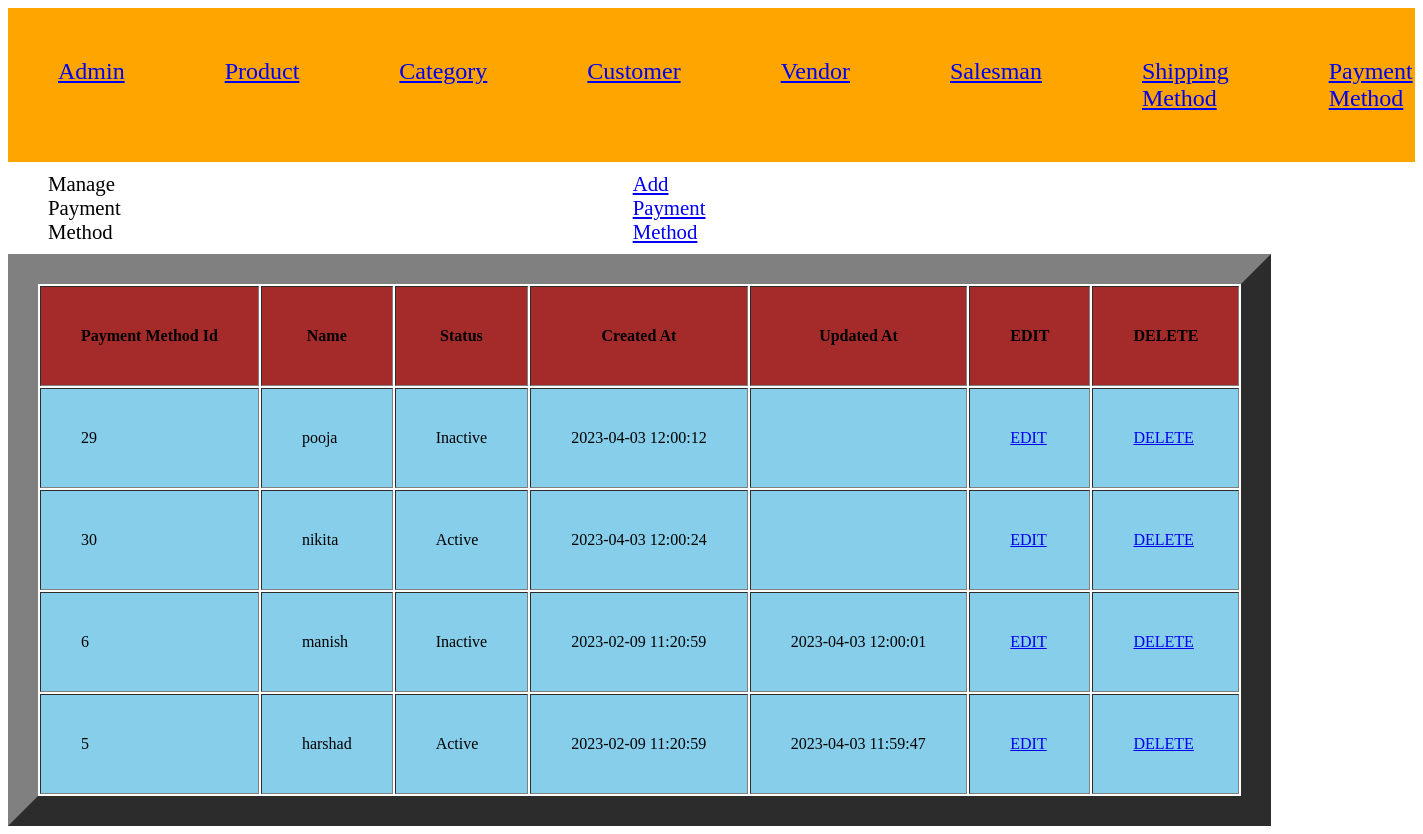
/project-harshad-parmar-04/index.php?c=payment&a=grid, run on the app's committed database.
### tables this page shows
CREATE TABLE `payment_method` (
  `payment_method_id` int(11) NOT NULL,
  `name` varchar(255) NOT NULL,
  `status` enum('1','2') NOT NULL,
  `created_at` datetime DEFAULT NULL,
  `updated_at` datetime DEFAULT NULL
);

### project-harshad-parmar-04/Model/Core/View.php (called while the page is built, shortened)
<?php
class Model_Core_View
{
	protected $data = [];
	protected $template = null;
	public function __get($key)
	{
		return $this->data[$key];
	}
	public function setData($data)
	{
		$this->data = $data;
		return $this;
	}
	public function setTemplate($template)
	{
		$this->template = $template;
		return $this;
	}
	public function getTemplate()
	{
		return $this->template;
	}
	public function render()
	{
		require 'View' . DS . $this->getTemplate();
	}
	public function getUrl($action = null, $controller = null, $params = [], $resetParam = false)
	{
		return Ccc::getModel('Core_Url')->getUrl($action, $controller, $params, $resetParam);
	}
}
?>

### project-harshad-parmar-04/Controller/Core/Action.php (called while the page is built, shortened)
<?php
class Controller_Core_Action
{
	protected $view = null;
	public function setView($view)
	{
		$this->view = $view;
		return $this;
	}
	public function getView()
	{
		if ($this->view) {
			return $this->view;
		}
		$view = Ccc::getModel('Core_View');
		return $view;
	}
	public function render()
	{
		return $this->getView()->render();
	}
}
?>

### project-harshad-parmar-04/Controller/Payment.php (called while the page is built, shortened)
<?php
class Controller_Payment extends Controller_Core_Action
{
	public function gridAction()
	{
		try {
			$query = "SELECT * FROM `payment_method` ORDER BY `name` DESC;";
			$payments =  Ccc::getModel('Payment_Row')->fetchAll($query);
			$this->render();
		} catch (Exception $e) {
		}
	}
}
?>

### project-harshad-parmar-04/Controller/Core/Front.php (called while the page is built, shortened)
<?php
class Controller_Core_Front
{
	public function init()
	{
		$request = Ccc::getModel('Core_Request');
		$controller = new $controllerClassName();
		$actionName = $request->getActionName().'Action';
		$controller->$actionName();
	}
}
?>

### project-harshad-parmar-04/Index.php (called while the page is built, shortened)
<?php
spl_autoload_register(function ($className) {
    $classPath = str_replace('_', '/', $className);
});
class Ccc
{
	public static function init()
	{
		$front = new Controller_Core_Front();
		$front->init();
	}
	public static function getModel($className)
	{
		return new $className();
	}
}
Ccc::init();
?>

### project-harshad-parmar-04/Model/Core/Url.php (called while the page is built, shortened)
<?php
class Model_Core_Url
{
	public function getUrl($action = null, $controller = null, $params = [], $resetParam = false)
	{
		$request = Ccc::getModel('Core_Request');
		$final = $request->getParams();
		if ($resetParam) {
			$final = [];
		}
		if ($controller) {
			$final['c'] = $controller;
		}
		else {
			$final['c'] = $request->getControllerName();
		}
		if ($action) {
			$final['a'] = $action;
		}
		else {
			$final['a'] = $request->getActionName();
		}
		if ($params) {
			$final = array_merge($final, $params);
		}
		$queryString = http_build_query($final);
		$url = $_SERVER['REQUEST_SCHEME'] . "://" . $_SERVER['HTTP_HOST'] . $_SERVER['SCRIPT_NAME'] . "?" . $queryString;
		return $url;
	}
}
?>

### project-harshad-parmar-04/Model/Core/Request.php (called while the page is built, shortened)
<?php
class Model_Core_Request
{
	public function getParams($key=null, $value=null)
	{
		if ($key == null) {
			return $_GET;
		}
		if (array_key_exists($key, $_GET)) {
			return $_GET[$key];
		}
		return $value;
	}
	public function getControllerName()
	{
		return $this->getParams('c', 'Index');
	}
}
?>

### project-harshad-parmar-04/Model/Core/Table/Row.php (called while the page is built, shortened)
<?php
class Model_Core_Table_Row
{
	protected $data = [];
	protected $table = null;
	public function setTable($table)
	{
		$this->table = $table;
		return $this;
	}
	public function getTable()
	{
		if ($this->table) {
			return $this->table;
		}
		return $this->table;
	}
	public function __get($key)
	{
		if (array_key_exists($key, $this->data)) {
			return $this->data[$key];
		}
		return null;
	}
	public function setData($data)
	{
		$this->data = array_merge($this->data, $data);
		return $this;
	}
	public function fetchAll($query)
	{
		$result = $this->getTable()->fetchAll($query);
		$rows = [];
		foreach ($result as $row) {
			 $rows[] = (new $this)->setData($row)->setTable($this->getTable());
		}
		return $rows;
	}
}
?>

### project-harshad-parmar-04/Model/Core/Adapter.php (called while the page is built, shortened)
<?php
class Model_Core_Adapter
{
	public $config = [
		'host' => 'localhost',
		'username' => 'root',
		'password' => '',
		'dbname' => 'project-harshad-parmar-04'
	];
	public function connect(){
		$connect = mysqli_connect(
			$this->config['host'],
			$this->config['username'],
			$this->config['password'],
			$this->config['dbname']
		);
		return $connect;
	}
	public function fetchAll($query){
		$connect = $this->connect();
		$result = mysqli_query($connect, $query);
		if ($result->num_rows > 0) {
			return $result->fetch_all(MYSQLI_ASSOC);
		}
		return false;
	}
}
?>

### project-harshad-parmar-04/Model/Core/Table.php (called while the page is built, shortened)
<?php
class Model_Core_Table
{
	public function getAdapter()
	{
		$adapter = Ccc::getModel('Core_Adapter');
		return $adapter;
	}
	public function fetchAll($query)
	{
		return $this->getAdapter()->fetchAll($query);
	}
}
?>

### project-harshad-parmar-04/Model/Payment/Row.php (called while the page is built, shortened)
<?php
class Model_Payment_Row extends Model_Core_Table_Row
{
	public function getStatusOptions()
	{
		return [
			self::STATUS_ACTIVE => self::STATUS_ACTIVE_LBL,
			self::STATUS_INACTIVE => self::STATUS_INACTIVE_LBL
		];
	}
	public function getStatusText()
	{
		$statues = $this->getStatusOptions();
		if (array_key_exists($this->status, $statues)) {
			return $statues[$this->status];
		}
		return $statues[self::STATUS_DEFAULT];
	}
}
?>

### project-harshad-parmar-04/View/payment_method/grid.phtml (the view, shortened to what this page needs)
<?php
$payments = $this->payments;
?>
<!DOCTYPE html>
<html>
<head>
	<link rel="stylesheet" type="text/css" href="Skin/css/style.css">
</head>
<body>
	<div class="body">
		<div class="box">
			Manage Payment Method
		</div>
		<div class="link">
			<a href="<?php echo $this->getUrl('add', null, [], true);?>">Add Payment Method</a>
		</div>
	</div>
	<table cellpadding="40%" border="30px">
		<?php if (!$payments): ?>
		<tr>
			<td colspan="7" align="center"><b>No data found.</b></td>
		</tr>
		<?php else: ?>
		<tr bgcolor="brown">
			<th>Payment Method Id</th>
			<th>Name</th>
			<th>Status</th>
			<th>Created At</th>
			<th>Updated At</th>
			<th>EDIT</th>
			<th>DELETE</th>
		</tr>
		<?php foreach ($payments as $payment) : ?>
		<tr bgcolor="skyblue">
			<td><?php echo $payment->payment_method_id; ?></td>
			<td><?php echo $payment->name; ?></td>
			<td><?php echo $payment->getStatusText(); ?></td>
			<td><?php echo $payment->created_at; ?></td>
			<td><?php echo $payment->updated_at; ?></td>
			<td><a href="<?php echo $this->getUrl('edit', null, ['id'=> $payment->payment_method_id], true);?>">EDIT</a></td>
			<td><a href="<?php echo $this->getUrl('delete', null, ['id'=> $payment->payment_method_id], true);?>">DELETE</a></td>
		</tr>
	<?php endforeach; ?>
	<?php endif; ?>
	</table>
</body>
</html>

### project-harshad-parmar-04/Skin/css/style.css (style rules this page uses)
.body { display: flex; width: 50%; margin-top: 10px; margin-bottom: 10px; font-size: 130% }
.box { margin-left: 40px; }
.link { margin-left: 70%; }

### data on the page
payment_method: payment_method_id "29", name "pooja", status "Inactive", created_at "2023-04-03 12:00:12"
payment_method: payment_method_id "30", name "nikita", status "Active", created_at "2023-04-03 12:00:24"
payment_method: payment_method_id "6", name "manish", status "Inactive", created_at "2023-02-09 11:20:59", updated_at "2023-04-03 12:00:01"
payment_method: payment_method_id "5", name "harshad", status "Active", created_at "2023-02-09 11:20:59", updated_at "2023-04-03 11:59:47"
